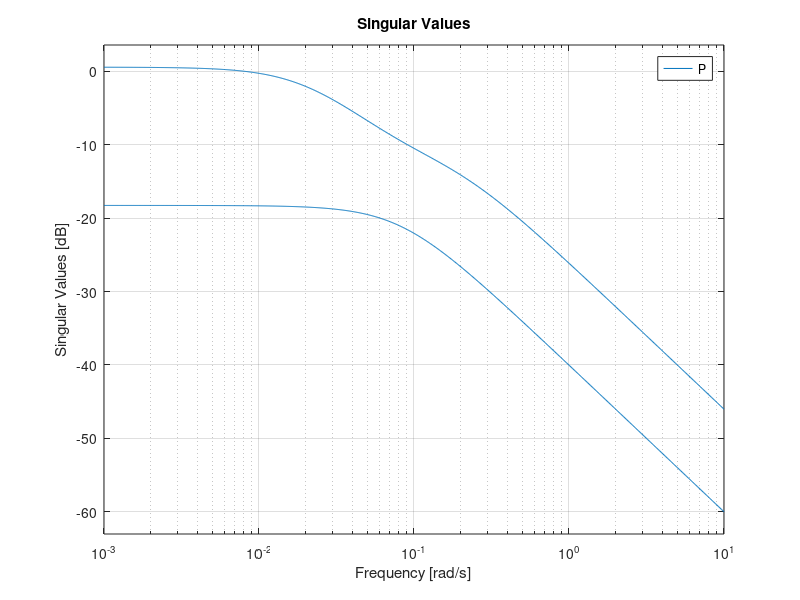

MATLAB code for this plot:
% Heat Exchanger 9

% Tabula Rasa
clear all;
close all;
clc;

% Physical Parameters
m_dot_1 = 0.5;  % [kg/s]
m_dot_2 = 0.2;  % [kg/s]
V_1 = 0.01;     % [m^3]
V_2 = 0.02;     % [m^3]

rho = 1000;     % [kg/m^3]
c = 4200;       % [J/(kg K)]
Ar = 2;         % [m^2]
k = 2000;       % [W/(m^2 K)]

% Control-Oriented Parameters
tau_1 = rho * V_1 * c / (m_dot_1 * c  +  k * Ar);  % [s]
tau_2 = rho * V_2 * c / (m_dot_2 * c  +  k * Ar);  % [s]

sigma_1 = k * Ar / (m_dot_1 * c  +  k * Ar);       % [-]
sigma_2 = k * Ar / (m_dot_2 * c  +  k * Ar);       % [-]

beta_1 = m_dot_1 * c / (m_dot_1 * c  +  k * Ar);   % [-]
beta_2 = m_dot_2 * c / (m_dot_2 * c  +  k * Ar);   % [-]

% System Matrices
A = [      -1/tau_1    sigma_1/tau_1 ;
      sigma_2/tau_2         -1/tau_2 ];
      
B = [ beta_1/tau_1               0 ;
                 0    beta_2/tau_2 ];
             
C = [ 1    0 ;
      0    1 ];
      
D = [ 0    0 ;
      0    0 ];
      
% State-Space Model
P = ss (A, B, C, D)

% Stability
st = isstable (P)

% Controllability
co = isctrb (P)

% Observability
ob = isobsv (P)

% Invariant Zeros
z = zero (P)

% System Poles
p = pole (P)

% Singular Value Plot
figure (1)
sigma (P)

% Relative-Gain Array
RGA = tf (P) .* tf (inv (P)).'

RGA(0)  % FIXED by replacing minreal by sminreal in sys2tf

%{
Result from the Dark Side:

>> RGA = tf (P) .* tf (inv (P)).'

RGA =
 
  From input 1 to output...
       s^2 + 0.2029 s + 0.008368
   1:  -------------------------
       s^2 + 0.2029 s + 0.003833
 
               -0.004535
   2:  -------------------------
       s^2 + 0.2029 s + 0.003833
 
  From input 2 to output...
               -0.004535
   1:  -------------------------
       s^2 + 0.2029 s + 0.003833
 
       s^2 + 0.2029 s + 0.008368
   2:  -------------------------
       s^2 + 0.2029 s + 0.003833
 
Continuous-time transfer function.

>> freqresp (RGA, 0)

ans =

    2.1831   -1.1831
   -1.1831    2.1831

>> 
%}
